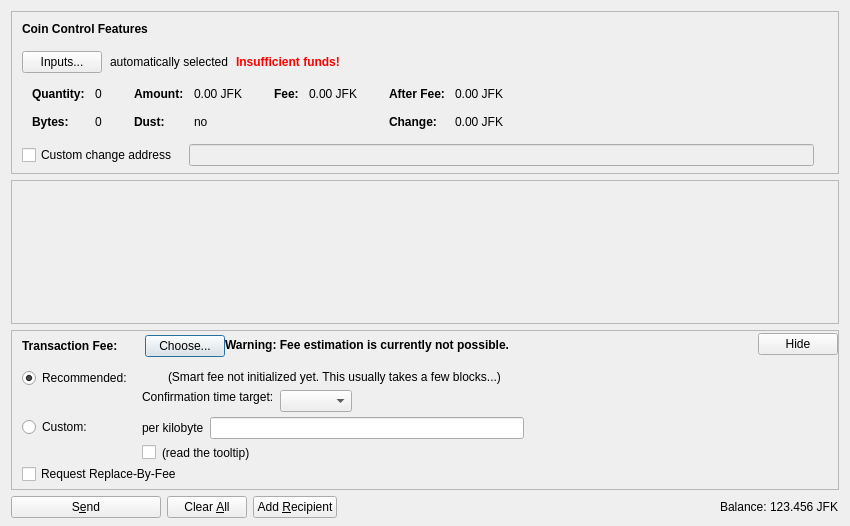
<?xml version="1.0" encoding="UTF-8"?>
<ui version="4.0">
 <class>SendCoinsDialog</class>
 <widget class="QDialog" name="SendCoinsDialog">
  <property name="geometry">
   <rect>
    <x>0</x>
    <y>0</y>
    <width>850</width>
    <height>526</height>
   </rect>
  </property>
  <property name="windowTitle">
   <string>Send Coins</string>
  </property>
  <layout class="QVBoxLayout" name="verticalLayout" stretch="0,1,0,0">
   <property name="bottomMargin">
    <number>8</number>
   </property>
   <item>
    <widget class="QFrame" name="frameCoinControl">
     <property name="sizePolicy">
      <sizepolicy hsizetype="Expanding" vsizetype="Expanding">
       <horstretch>0</horstretch>
       <verstretch>0</verstretch>
      </sizepolicy>
     </property>
     <property name="maximumSize">
      <size>
       <width>16777215</width>
       <height>16777215</height>
      </size>
     </property>
     <property name="frameShape">
      <enum>QFrame::StyledPanel</enum>
     </property>
     <property name="frameShadow">
      <enum>QFrame::Sunken</enum>
     </property>
     <layout class="QVBoxLayout" name="verticalLayoutCoinControl2">
      <property name="spacing">
       <number>0</number>
      </property>
      <property name="leftMargin">
       <number>0</number>
      </property>
      <property name="topMargin">
       <number>0</number>
      </property>
      <property name="rightMargin">
       <number>0</number>
      </property>
      <property name="bottomMargin">
       <number>6</number>
      </property>
      <item>
       <layout class="QVBoxLayout" name="verticalLayoutCoinControl" stretch="0,0,0,0,1">
        <property name="spacing">
         <number>0</number>
        </property>
        <property name="leftMargin">
         <number>10</number>
        </property>
        <property name="topMargin">
         <number>10</number>
        </property>
        <item>
         <layout class="QHBoxLayout" name="horizontalLayoutCoinControl1">
          <property name="bottomMargin">
           <number>15</number>
          </property>
          <item>
           <widget class="QLabel" name="labelCoinControlFeatures">
            <property name="sizePolicy">
             <sizepolicy hsizetype="Preferred" vsizetype="Maximum">
              <horstretch>0</horstretch>
              <verstretch>0</verstretch>
             </sizepolicy>
            </property>
            <property name="font">
             <font>
              <weight>75</weight>
              <bold>true</bold>
             </font>
            </property>
            <property name="styleSheet">
             <string notr="true">font-weight:bold;</string>
            </property>
            <property name="text">
             <string>Coin Control Features</string>
            </property>
           </widget>
          </item>
         </layout>
        </item>
        <item>
         <layout class="QHBoxLayout" name="horizontalLayoutCoinControl2" stretch="0,0,0,0">
          <property name="spacing">
           <number>8</number>
          </property>
          <property name="bottomMargin">
           <number>10</number>
          </property>
          <item>
           <widget class="QPushButton" name="pushButtonCoinControl">
            <property name="styleSheet">
             <string notr="true"/>
            </property>
            <property name="text">
             <string>Inputs...</string>
            </property>
            <property name="autoDefault">
             <bool>false</bool>
            </property>
           </widget>
          </item>
          <item>
           <widget class="QLabel" name="labelCoinControlAutomaticallySelected">
            <property name="text">
             <string>automatically selected</string>
            </property>
            <property name="margin">
             <number>5</number>
            </property>
           </widget>
          </item>
          <item>
           <widget class="QLabel" name="labelCoinControlInsuffFunds">
            <property name="font">
             <font>
              <weight>75</weight>
              <bold>true</bold>
             </font>
            </property>
            <property name="styleSheet">
             <string notr="true">color:red;font-weight:bold;</string>
            </property>
            <property name="text">
             <string>Insufficient funds!</string>
            </property>
            <property name="margin">
             <number>5</number>
            </property>
           </widget>
          </item>
          <item>
           <spacer name="horizontalSpacerCoinControl">
            <property name="orientation">
             <enum>Qt::Horizontal</enum>
            </property>
            <property name="sizeHint" stdset="0">
             <size>
              <width>40</width>
              <height>1</height>
             </size>
            </property>
           </spacer>
          </item>
         </layout>
        </item>
        <item>
         <widget class="QWidget" name="widgetCoinControl" native="true">
          <property name="sizePolicy">
           <sizepolicy hsizetype="Preferred" vsizetype="Preferred">
            <horstretch>0</horstretch>
            <verstretch>0</verstretch>
           </sizepolicy>
          </property>
          <property name="minimumSize">
           <size>
            <width>0</width>
            <height>0</height>
           </size>
          </property>
          <property name="styleSheet">
           <string notr="true"/>
          </property>
          <layout class="QHBoxLayout" name="horizontalLayoutCoinControl5">
           <property name="leftMargin">
            <number>0</number>
           </property>
           <property name="topMargin">
            <number>0</number>
           </property>
           <property name="rightMargin">
            <number>0</number>
           </property>
           <property name="bottomMargin">
            <number>0</number>
           </property>
           <item>
            <layout class="QHBoxLayout" name="horizontalLayoutCoinControl3" stretch="0,0,0,1">
             <property name="spacing">
              <number>20</number>
             </property>
             <property name="topMargin">
              <number>0</number>
             </property>
             <property name="bottomMargin">
              <number>10</number>
             </property>
             <item>
              <layout class="QFormLayout" name="formLayoutCoinControl1">
               <property name="horizontalSpacing">
                <number>10</number>
               </property>
               <property name="verticalSpacing">
                <number>14</number>
               </property>
               <property name="leftMargin">
                <number>10</number>
               </property>
               <property name="topMargin">
                <number>4</number>
               </property>
               <property name="rightMargin">
                <number>6</number>
               </property>
               <item row="0" column="0">
                <widget class="QLabel" name="labelCoinControlQuantityText">
                 <property name="font">
                  <font>
                   <weight>75</weight>
                   <bold>true</bold>
                  </font>
                 </property>
                 <property name="text">
                  <string>Quantity:</string>
                 </property>
                 <property name="margin">
                  <number>0</number>
                 </property>
                </widget>
               </item>
               <item row="0" column="1">
                <widget class="QLabel" name="labelCoinControlQuantity">
                 <property name="cursor">
                  <cursorShape>IBeamCursor</cursorShape>
                 </property>
                 <property name="contextMenuPolicy">
                  <enum>Qt::ActionsContextMenu</enum>
                 </property>
                 <property name="text">
                  <string notr="true">0</string>
                 </property>
                 <property name="margin">
                  <number>0</number>
                 </property>
                 <property name="textInteractionFlags">
                  <set>Qt::LinksAccessibleByMouse|Qt::TextSelectableByKeyboard|Qt::TextSelectableByMouse</set>
                 </property>
                </widget>
               </item>
               <item row="1" column="0">
                <widget class="QLabel" name="labelCoinControlBytesText">
                 <property name="font">
                  <font>
                   <weight>75</weight>
                   <bold>true</bold>
                  </font>
                 </property>
                 <property name="text">
                  <string>Bytes:</string>
                 </property>
                </widget>
               </item>
               <item row="1" column="1">
                <widget class="QLabel" name="labelCoinControlBytes">
                 <property name="cursor">
                  <cursorShape>IBeamCursor</cursorShape>
                 </property>
                 <property name="contextMenuPolicy">
                  <enum>Qt::ActionsContextMenu</enum>
                 </property>
                 <property name="text">
                  <string notr="true">0</string>
                 </property>
                 <property name="textInteractionFlags">
                  <set>Qt::LinksAccessibleByMouse|Qt::TextSelectableByKeyboard|Qt::TextSelectableByMouse</set>
                 </property>
                </widget>
               </item>
              </layout>
             </item>
             <item>
              <layout class="QFormLayout" name="formLayoutCoinControl2">
               <property name="horizontalSpacing">
                <number>10</number>
               </property>
               <property name="verticalSpacing">
                <number>14</number>
               </property>
               <property name="leftMargin">
                <number>6</number>
               </property>
               <property name="topMargin">
                <number>4</number>
               </property>
               <property name="rightMargin">
                <number>6</number>
               </property>
               <item row="0" column="0">
                <widget class="QLabel" name="labelCoinControlAmountText">
                 <property name="font">
                  <font>
                   <weight>75</weight>
                   <bold>true</bold>
                  </font>
                 </property>
                 <property name="text">
                  <string>Amount:</string>
                 </property>
                 <property name="margin">
                  <number>0</number>
                 </property>
                </widget>
               </item>
               <item row="0" column="1">
                <widget class="QLabel" name="labelCoinControlAmount">
                 <property name="cursor">
                  <cursorShape>IBeamCursor</cursorShape>
                 </property>
                 <property name="contextMenuPolicy">
                  <enum>Qt::ActionsContextMenu</enum>
                 </property>
                 <property name="text">
                  <string notr="true">0.00 JFK</string>
                 </property>
                 <property name="textInteractionFlags">
                  <set>Qt::LinksAccessibleByMouse|Qt::TextSelectableByKeyboard|Qt::TextSelectableByMouse</set>
                 </property>
                </widget>
               </item>
               <item row="1" column="0">
                <widget class="QLabel" name="labelCoinControlLowOutputText">
                 <property name="font">
                  <font>
                   <weight>75</weight>
                   <bold>true</bold>
                  </font>
                 </property>
                 <property name="text">
                  <string>Dust:</string>
                 </property>
                </widget>
               </item>
               <item row="1" column="1">
                <widget class="QLabel" name="labelCoinControlLowOutput">
                 <property name="cursor">
                  <cursorShape>IBeamCursor</cursorShape>
                 </property>
                 <property name="contextMenuPolicy">
                  <enum>Qt::ActionsContextMenu</enum>
                 </property>
                 <property name="text">
                  <string notr="true">no</string>
                 </property>
                 <property name="textInteractionFlags">
                  <set>Qt::LinksAccessibleByMouse|Qt::TextSelectableByKeyboard|Qt::TextSelectableByMouse</set>
                 </property>
                </widget>
               </item>
              </layout>
             </item>
             <item>
              <layout class="QFormLayout" name="formLayoutCoinControl3">
               <property name="horizontalSpacing">
                <number>10</number>
               </property>
               <property name="verticalSpacing">
                <number>14</number>
               </property>
               <property name="leftMargin">
                <number>6</number>
               </property>
               <property name="topMargin">
                <number>4</number>
               </property>
               <property name="rightMargin">
                <number>6</number>
               </property>
               <item row="0" column="0">
                <widget class="QLabel" name="labelCoinControlFeeText">
                 <property name="font">
                  <font>
                   <weight>75</weight>
                   <bold>true</bold>
                  </font>
                 </property>
                 <property name="text">
                  <string>Fee:</string>
                 </property>
                 <property name="margin">
                  <number>0</number>
                 </property>
                </widget>
               </item>
               <item row="0" column="1">
                <widget class="QLabel" name="labelCoinControlFee">
                 <property name="cursor">
                  <cursorShape>IBeamCursor</cursorShape>
                 </property>
                 <property name="contextMenuPolicy">
                  <enum>Qt::ActionsContextMenu</enum>
                 </property>
                 <property name="text">
                  <string notr="true">0.00 JFK</string>
                 </property>
                 <property name="textInteractionFlags">
                  <set>Qt::LinksAccessibleByMouse|Qt::TextSelectableByKeyboard|Qt::TextSelectableByMouse</set>
                 </property>
                </widget>
               </item>
              </layout>
             </item>
             <item>
              <layout class="QFormLayout" name="formLayoutCoinControl4">
               <property name="horizontalSpacing">
                <number>10</number>
               </property>
               <property name="verticalSpacing">
                <number>14</number>
               </property>
               <property name="leftMargin">
                <number>6</number>
               </property>
               <property name="topMargin">
                <number>4</number>
               </property>
               <property name="rightMargin">
                <number>6</number>
               </property>
               <item row="0" column="0">
                <widget class="QLabel" name="labelCoinControlAfterFeeText">
                 <property name="font">
                  <font>
                   <weight>75</weight>
                   <bold>true</bold>
                  </font>
                 </property>
                 <property name="text">
                  <string>After Fee:</string>
                 </property>
                 <property name="margin">
                  <number>0</number>
                 </property>
                </widget>
               </item>
               <item row="0" column="1">
                <widget class="QLabel" name="labelCoinControlAfterFee">
                 <property name="cursor">
                  <cursorShape>IBeamCursor</cursorShape>
                 </property>
                 <property name="contextMenuPolicy">
                  <enum>Qt::ActionsContextMenu</enum>
                 </property>
                 <property name="text">
                  <string notr="true">0.00 JFK</string>
                 </property>
                 <property name="textInteractionFlags">
                  <set>Qt::LinksAccessibleByMouse|Qt::TextSelectableByKeyboard|Qt::TextSelectableByMouse</set>
                 </property>
                </widget>
               </item>
               <item row="1" column="0">
                <widget class="QLabel" name="labelCoinControlChangeText">
                 <property name="font">
                  <font>
                   <weight>75</weight>
                   <bold>true</bold>
                  </font>
                 </property>
                 <property name="text">
                  <string>Change:</string>
                 </property>
                </widget>
               </item>
               <item row="1" column="1">
                <widget class="QLabel" name="labelCoinControlChange">
                 <property name="cursor">
                  <cursorShape>IBeamCursor</cursorShape>
                 </property>
                 <property name="contextMenuPolicy">
                  <enum>Qt::ActionsContextMenu</enum>
                 </property>
                 <property name="text">
                  <string notr="true">0.00 JFK</string>
                 </property>
                 <property name="textInteractionFlags">
                  <set>Qt::LinksAccessibleByMouse|Qt::TextSelectableByKeyboard|Qt::TextSelectableByMouse</set>
                 </property>
                </widget>
               </item>
              </layout>
             </item>
            </layout>
           </item>
          </layout>
         </widget>
        </item>
        <item>
         <layout class="QHBoxLayout" name="horizontalLayoutCoinControl4" stretch="0,0,0">
          <property name="spacing">
           <number>12</number>
          </property>
          <property name="sizeConstraint">
           <enum>QLayout::SetDefaultConstraint</enum>
          </property>
          <property name="topMargin">
           <number>5</number>
          </property>
          <property name="rightMargin">
           <number>5</number>
          </property>
          <item>
           <widget class="QCheckBox" name="checkBoxCoinControlChange">
            <property name="toolTip">
             <string>If this is activated, but the change address is empty or invalid, change will be sent to a newly generated address.</string>
            </property>
            <property name="text">
             <string>Custom change address</string>
            </property>
           </widget>
          </item>
          <item>
           <widget class="QValidatedLineEdit" name="lineEditCoinControlChange">
            <property name="enabled">
             <bool>false</bool>
            </property>
            <property name="sizePolicy">
             <sizepolicy hsizetype="Expanding" vsizetype="Fixed">
              <horstretch>0</horstretch>
              <verstretch>0</verstretch>
             </sizepolicy>
            </property>
           </widget>
          </item>
          <item>
           <widget class="QLabel" name="labelCoinControlChangeLabel">
            <property name="sizePolicy">
             <sizepolicy hsizetype="Preferred" vsizetype="Expanding">
              <horstretch>0</horstretch>
              <verstretch>0</verstretch>
             </sizepolicy>
            </property>
            <property name="minimumSize">
             <size>
              <width>0</width>
              <height>0</height>
             </size>
            </property>
            <property name="text">
             <string/>
            </property>
            <property name="margin">
             <number>3</number>
            </property>
           </widget>
          </item>
         </layout>
        </item>
        <item>
         <spacer name="verticalSpacerCoinControl">
          <property name="orientation">
           <enum>Qt::Vertical</enum>
          </property>
          <property name="sizeHint" stdset="0">
           <size>
            <width>800</width>
            <height>1</height>
           </size>
          </property>
         </spacer>
        </item>
       </layout>
      </item>
     </layout>
    </widget>
   </item>
   <item>
    <widget class="QScrollArea" name="scrollArea">
     <property name="widgetResizable">
      <bool>true</bool>
     </property>
     <widget class="QWidget" name="scrollAreaWidgetContents">
      <property name="geometry">
       <rect>
        <x>0</x>
        <y>0</y>
        <width>830</width>
        <height>104</height>
       </rect>
      </property>
      <layout class="QVBoxLayout" name="verticalLayout_2" stretch="0,1">
       <property name="leftMargin">
        <number>0</number>
       </property>
       <property name="topMargin">
        <number>0</number>
       </property>
       <property name="rightMargin">
        <number>0</number>
       </property>
       <property name="bottomMargin">
        <number>0</number>
       </property>
       <item>
        <layout class="QVBoxLayout" name="entries">
         <property name="spacing">
          <number>6</number>
         </property>
        </layout>
       </item>
       <item>
        <spacer name="verticalSpacer">
         <property name="orientation">
          <enum>Qt::Vertical</enum>
         </property>
         <property name="sizeHint" stdset="0">
          <size>
           <width>20</width>
           <height>40</height>
          </size>
         </property>
        </spacer>
       </item>
      </layout>
     </widget>
    </widget>
   </item>
   <item>
    <widget class="QFrame" name="frameFee">
     <property name="sizePolicy">
      <sizepolicy hsizetype="Expanding" vsizetype="Expanding">
       <horstretch>0</horstretch>
       <verstretch>0</verstretch>
      </sizepolicy>
     </property>
     <property name="maximumSize">
      <size>
       <width>16777215</width>
       <height>16777215</height>
      </size>
     </property>
     <property name="frameShape">
      <enum>QFrame::StyledPanel</enum>
     </property>
     <property name="frameShadow">
      <enum>QFrame::Sunken</enum>
     </property>
     <layout class="QVBoxLayout" name="verticalLayoutFee1">
      <property name="spacing">
       <number>0</number>
      </property>
      <property name="leftMargin">
       <number>0</number>
      </property>
      <property name="topMargin">
       <number>0</number>
      </property>
      <property name="rightMargin">
       <number>0</number>
      </property>
      <property name="bottomMargin">
       <number>0</number>
      </property>
      <item>
       <layout class="QVBoxLayout" name="verticalLayoutFee2" stretch="0,0,0">
        <property name="spacing">
         <number>0</number>
        </property>
        <property name="leftMargin">
         <number>10</number>
        </property>
        <property name="topMargin">
         <number>0</number>
        </property>
        <item>
         <layout class="QHBoxLayout" name="horizontalLayoutFee1">
          <property name="bottomMargin">
           <number>0</number>
          </property>
          <item>
           <layout class="QVBoxLayout" name="verticalLayoutFee7">
            <property name="spacing">
             <number>0</number>
            </property>
            <item>
             <spacer name="verticalSpacerSmartFee">
              <property name="orientation">
               <enum>Qt::Vertical</enum>
              </property>
              <property name="sizeType">
               <enum>QSizePolicy::Fixed</enum>
              </property>
              <property name="sizeHint" stdset="0">
               <size>
                <width>1</width>
                <height>4</height>
               </size>
              </property>
             </spacer>
            </item>
            <item>
             <layout class="QHBoxLayout" name="horizontalLayoutSmartFee">
              <property name="spacing">
               <number>10</number>
              </property>
              <item>
               <widget class="QLabel" name="labelFeeHeadline">
                <property name="sizePolicy">
                 <sizepolicy hsizetype="Preferred" vsizetype="Maximum">
                  <horstretch>0</horstretch>
                  <verstretch>0</verstretch>
                 </sizepolicy>
                </property>
                <property name="font">
                 <font>
                  <weight>75</weight>
                  <bold>true</bold>
                 </font>
                </property>
                <property name="styleSheet">
                 <string notr="true">font-weight:bold;</string>
                </property>
                <property name="text">
                 <string>Transaction Fee:</string>
                </property>
               </widget>
              </item>
              <item>
               <widget class="QLabel" name="labelFeeMinimized">
                <property name="text">
                 <string/>
                </property>
               </widget>
              </item>
              <item>
               <widget class="QPushButton" name="buttonChooseFee">
                <property name="text">
                 <string>Choose...</string>
                </property>
               </widget>
              </item>
             </layout>
            </item>
            <item>
             <spacer name="verticalSpacer_5">
              <property name="orientation">
               <enum>Qt::Vertical</enum>
              </property>
              <property name="sizeHint" stdset="0">
               <size>
                <width>1</width>
                <height>1</height>
               </size>
              </property>
             </spacer>
            </item>
           </layout>
          </item>
          <item>
           <widget class="QLabel" name="fallbackFeeWarningLabel">
            <property name="toolTip">
             <string>Using the fallbackfee can result in sending a transaction that will take several hours or days (or never) to confirm. Consider choosing your fee manually or wait until you have validated the complete chain.</string>
            </property>
            <property name="font">
            <font>
                <weight>75</weight>
                <bold>true</bold>
            </font>
            </property>
            <property name="text">
             <string>Warning: Fee estimation is currently not possible.</string>
            </property>
            <property name="wordWrap">
             <bool>false</bool>
            </property>
           </widget>
          </item>
          <item>
           <spacer name="horizontalSpacer_4">
            <property name="orientation">
             <enum>Qt::Horizontal</enum>
            </property>
            <property name="sizeType">
             <enum>QSizePolicy::MinimumExpanding</enum>
            </property>
            <property name="sizeHint" stdset="0">
             <size>
              <width>40</width>
              <height>20</height>
             </size>
            </property>
           </spacer>
          </item>
          <item>
           <widget class="QPushButton" name="buttonMinimizeFee">
            <property name="toolTip">
             <string>collapse fee-settings</string>
            </property>
            <property name="text">
             <string>Hide</string>
            </property>
           </widget>
          </item>
         </layout>
        </item>
        <item>
         <widget class="QFrame" name="frameFeeSelection">
          <layout class="QVBoxLayout" name="verticalLayoutFee12">
           <property name="spacing">
            <number>0</number>
           </property>
           <property name="leftMargin">
            <number>0</number>
           </property>
           <property name="topMargin">
            <number>0</number>
           </property>
           <property name="rightMargin">
            <number>0</number>
           </property>
           <property name="bottomMargin">
            <number>0</number>
           </property>
           <item>
            <layout class="QGridLayout" name="gridLayoutFee">
             <property name="topMargin">
              <number>10</number>
             </property>
             <property name="bottomMargin">
              <number>4</number>
             </property>
             <property name="horizontalSpacing">
              <number>10</number>
             </property>
             <property name="verticalSpacing">
              <number>4</number>
             </property>
             <item row="1" column="1">
              <layout class="QVBoxLayout" name="verticalLayoutFee8">
               <property name="spacing">
                <number>6</number>
               </property>
               <item>
                <layout class="QHBoxLayout" name="horizontalLayoutFee13">
                 <item>
                  <widget class="QLabel" name="labelCustomPerKilobyte">
                   <property name="toolTip">
                    <string>If the custom fee is set to 1000 satoshis and the transaction is only 250 bytes, then &quot;per kilobyte&quot; only pays 250 satoshis in fee, while &quot;total at least&quot; pays 1000 satoshis. For transactions bigger than a kilobyte both pay by kilobyte.</string>
                   </property>
                   <property name="text">
                    <string>per kilobyte</string>
                   </property>
                  </widget>
                 </item>
                 <item>
                  <widget class="JFKBitcoin1776AmountField" name="customFee"/>
                 </item>
                 <item>
                  <spacer name="horizontalSpacer_6">
                   <property name="orientation">
                    <enum>Qt::Horizontal</enum>
                   </property>
                   <property name="sizeHint" stdset="0">
                    <size>
                     <width>1</width>
                     <height>1</height>
                    </size>
                   </property>
                  </spacer>
                 </item>
                </layout>
               </item>
               <item>
                <layout class="QHBoxLayout" name="horizontalLayoutFee8">
                 <item>
                  <widget class="QCheckBox" name="checkBoxMinimumFee">
                   <property name="toolTip">
                    <string>Paying only the minimum fee is just fine as long as there is less transaction volume than space in the blocks. But be aware that this can end up in a never confirming transaction once there is more demand for jfkbitcoin1776 transactions than the network can process.</string>
                   </property>
                   <property name="text">
                    <string/>
                   </property>
                  </widget>
                 </item>
                 <item>
                  <widget class="QLabel" name="labelMinFeeWarning">
                   <property name="enabled">
                    <bool>true</bool>
                   </property>
                   <property name="toolTip">
                    <string>Paying only the minimum fee is just fine as long as there is less transaction volume than space in the blocks. But be aware that this can end up in a never confirming transaction once there is more demand for jfkbitcoin1776 transactions than the network can process.</string>
                   </property>
                   <property name="text">
                    <string>(read the tooltip)</string>
                   </property>
                   <property name="margin">
                    <number>5</number>
                   </property>
                  </widget>
                 </item>
                 <item>
                  <spacer name="horizontalSpacer_2">
                   <property name="orientation">
                    <enum>Qt::Horizontal</enum>
                   </property>
                   <property name="sizeHint" stdset="0">
                    <size>
                     <width>1</width>
                     <height>1</height>
                    </size>
                   </property>
                  </spacer>
                 </item>
                </layout>
               </item>
              </layout>
             </item>
             <item row="0" column="0">
              <layout class="QVBoxLayout" name="verticalLayoutFee4" stretch="0,1">
               <item>
                <widget class="QRadioButton" name="radioSmartFee">
                 <property name="text">
                  <string>Recommended:</string>
                 </property>
                 <property name="checked">
                  <bool>true</bool>
                 </property>
                 <attribute name="buttonGroup">
                  <string notr="true">groupFee</string>
                 </attribute>
                </widget>
               </item>
               <item>
                <spacer name="verticalSpacer_2">
                 <property name="orientation">
                  <enum>Qt::Vertical</enum>
                 </property>
                 <property name="sizeHint" stdset="0">
                  <size>
                   <width>1</width>
                   <height>1</height>
                  </size>
                 </property>
                </spacer>
               </item>
              </layout>
             </item>
             <item row="1" column="0">
              <layout class="QVBoxLayout" name="verticalLayoutFee9" stretch="0,1">
               <item>
                <widget class="QRadioButton" name="radioCustomFee">
                 <property name="text">
                  <string>Custom:</string>
                 </property>
                 <attribute name="buttonGroup">
                  <string notr="true">groupFee</string>
                 </attribute>
                </widget>
               </item>
               <item>
                <spacer name="verticalSpacer_6">
                 <property name="orientation">
                  <enum>Qt::Vertical</enum>
                 </property>
                 <property name="sizeHint" stdset="0">
                  <size>
                   <width>1</width>
                   <height>1</height>
                  </size>
                 </property>
                </spacer>
               </item>
              </layout>
             </item>
             <item row="0" column="1">
              <layout class="QVBoxLayout" name="verticalLayoutFee3" stretch="0,0,1">
               <property name="spacing">
                <number>6</number>
               </property>
               <property name="topMargin">
                <number>2</number>
               </property>
               <item>
                <layout class="QHBoxLayout" name="horizontalLayoutFee12">
                 <item>
                  <widget class="QLabel" name="labelSmartFee">
                   <property name="text">
                    <string/>
                   </property>
                   <property name="margin">
                    <number>2</number>
                   </property>
                  </widget>
                 </item>
                 <item>
                  <widget class="QLabel" name="labelFeeEstimation">
                   <property name="text">
                    <string/>
                   </property>
                  </widget>
                 </item>
                 <item>
                  <widget class="QLabel" name="labelSmartFee2">
                   <property name="text">
                    <string>(Smart fee not initialized yet. This usually takes a few blocks...)</string>
                   </property>
                   <property name="margin">
                    <number>2</number>
                   </property>
                  </widget>
                 </item>
                 <item>
                  <spacer name="horizontalSpacer_5">
                   <property name="orientation">
                    <enum>Qt::Horizontal</enum>
                   </property>
                   <property name="sizeHint" stdset="0">
                    <size>
                     <width>1</width>
                     <height>1</height>
                    </size>
                   </property>
                  </spacer>
                 </item>
                </layout>
               </item>
               <item>
                <layout class="QHBoxLayout" name="horizontalLayoutFee9">
                 <item>
                  <layout class="QVBoxLayout" name="verticalLayoutFee6">
                   <item>
                    <widget class="QLabel" name="labelSmartFee3">
                     <property name="text">
                      <string>Confirmation time target:</string>
                     </property>
                     <property name="margin">
                      <number>2</number>
                     </property>
                    </widget>
                   </item>
                   <item>
                    <spacer name="verticalSpacer_3">
                     <property name="orientation">
                      <enum>Qt::Vertical</enum>
                     </property>
                     <property name="sizeHint" stdset="0">
                      <size>
                       <width>1</width>
                       <height>1</height>
                      </size>
                     </property>
                    </spacer>
                   </item>
                  </layout>
                 </item>
                 <item>
                  <layout class="QVBoxLayout" name="verticalLayoutFee5">
                   <property name="rightMargin">
                    <number>30</number>
                   </property>
                   <item>
                    <layout class="QHBoxLayout" name="horizontalLayoutConfTarget">
                     <property name="bottomMargin">
                      <number>0</number>
                     </property>
                     <item>
                      <widget class="QComboBox" name="confTargetSelector"/>
                     </item>
                     <item>
                      <spacer name="horizontalSpacerConfTarget">
                       <property name="orientation">
                        <enum>Qt::Horizontal</enum>
                       </property>
                       <property name="sizeHint" stdset="0">
                        <size>
                         <width>40</width>
                         <height>20</height>
                        </size>
                       </property>
                      </spacer>
                     </item>
                    </layout>
                   </item>
                  </layout>
                 </item>
                </layout>
               </item>
               <item>
                <spacer name="verticalSpacer_4">
                 <property name="orientation">
                  <enum>Qt::Vertical</enum>
                 </property>
                 <property name="sizeHint" stdset="0">
                  <size>
                   <width>1</width>
                   <height>1</height>
                  </size>
                 </property>
                </spacer>
               </item>
              </layout>
             </item>
            </layout>
           </item>
           <item>
            <widget class="QCheckBox" name="optInRBF">
             <property name="text">
              <string>Request Replace-By-Fee</string>
             </property>
             <property name="toolTip">
              <string>Indicates that the sender may wish to replace this transaction with a new one paying higher fees (prior to being confirmed).</string>
             </property>
            </widget>
           </item>
          </layout>
         </widget>
        </item>
        <item>
         <spacer name="verticalSpacerFee">
          <property name="orientation">
           <enum>Qt::Vertical</enum>
          </property>
          <property name="sizeHint" stdset="0">
           <size>
            <width>40</width>
            <height>5</height>
           </size>
          </property>
         </spacer>
        </item>
       </layout>
      </item>
     </layout>
    </widget>
   </item>
   <item>
    <layout class="QHBoxLayout" name="horizontalLayout">
     <item>
      <widget class="QPushButton" name="sendButton">
       <property name="minimumSize">
        <size>
         <width>150</width>
         <height>0</height>
        </size>
       </property>
       <property name="toolTip">
        <string>Confirm the send action</string>
       </property>
       <property name="text">
        <string>S&amp;end</string>
       </property>
       <property name="icon">
        <iconset resource="../jfkbitcoin1776.qrc">
         <normaloff>:/icons/send</normaloff>:/icons/send</iconset>
       </property>
       <property name="autoDefault">
        <bool>false</bool>
       </property>
       <property name="default">
        <bool>false</bool>
       </property>
      </widget>
     </item>
     <item>
      <widget class="QPushButton" name="clearButton">
       <property name="sizePolicy">
        <sizepolicy hsizetype="Minimum" vsizetype="Fixed">
         <horstretch>0</horstretch>
         <verstretch>0</verstretch>
        </sizepolicy>
       </property>
       <property name="toolTip">
        <string>Clear all fields of the form.</string>
       </property>
       <property name="text">
        <string>Clear &amp;All</string>
       </property>
       <property name="icon">
        <iconset resource="../jfkbitcoin1776.qrc">
         <normaloff>:/icons/remove</normaloff>:/icons/remove</iconset>
       </property>
       <property name="autoDefault">
        <bool>false</bool>
       </property>
      </widget>
     </item>
     <item>
      <widget class="QPushButton" name="addButton">
       <property name="toolTip">
        <string>Send to multiple recipients at once</string>
       </property>
       <property name="text">
        <string>Add &amp;Recipient</string>
       </property>
       <property name="icon">
        <iconset resource="../jfkbitcoin1776.qrc">
         <normaloff>:/icons/add</normaloff>:/icons/add</iconset>
       </property>
       <property name="autoDefault">
        <bool>false</bool>
       </property>
      </widget>
     </item>
     <item>
      <spacer name="horizontalSpacer">
       <property name="orientation">
        <enum>Qt::Horizontal</enum>
       </property>
       <property name="sizeHint" stdset="0">
        <size>
         <width>40</width>
         <height>20</height>
        </size>
       </property>
      </spacer>
     </item>
     <item>
      <layout class="QHBoxLayout" name="horizontalLayout_2">
       <property name="spacing">
        <number>3</number>
       </property>
       <item>
        <widget class="QLabel" name="label">
         <property name="sizePolicy">
          <sizepolicy hsizetype="Preferred" vsizetype="Fixed">
           <horstretch>0</horstretch>
           <verstretch>0</verstretch>
          </sizepolicy>
         </property>
         <property name="text">
          <string>Balance:</string>
         </property>
        </widget>
       </item>
       <item>
        <widget class="QLabel" name="labelBalance">
         <property name="sizePolicy">
          <sizepolicy hsizetype="Preferred" vsizetype="Fixed">
           <horstretch>0</horstretch>
           <verstretch>0</verstretch>
          </sizepolicy>
         </property>
         <property name="cursor">
          <cursorShape>IBeamCursor</cursorShape>
         </property>
         <property name="text">
          <string notr="true">123.456 JFK</string>
         </property>
         <property name="textInteractionFlags">
          <set>Qt::LinksAccessibleByMouse|Qt::TextSelectableByKeyboard|Qt::TextSelectableByMouse</set>
         </property>
        </widget>
       </item>
      </layout>
     </item>
    </layout>
   </item>
  </layout>
 </widget>
 <customwidgets>
  <customwidget>
   <class>QValidatedLineEdit</class>
   <extends>QLineEdit</extends>
   <header>qvalidatedlineedit.h</header>
  </customwidget>
  <customwidget>
   <class>JFKBitcoin1776AmountField</class>
   <extends>QLineEdit</extends>
   <header>jfkbitcoin1776amountfield.h</header>
   <container>1</container>
  </customwidget>
 </customwidgets>
 <resources>
  <include location="../jfkbitcoin1776.qrc"/>
 </resources>
 <connections/>
 <buttongroups>
  <buttongroup name="groupFee"/>
 </buttongroups>
</ui>
